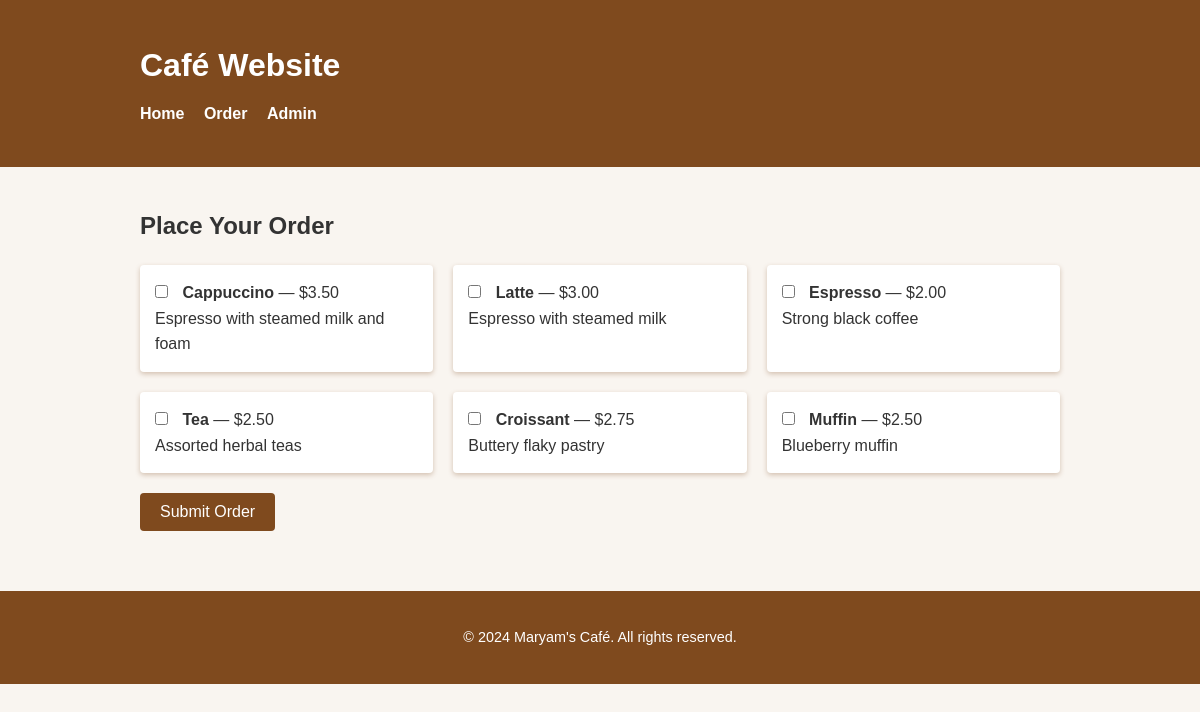
/order, run on the app's committed database.
### tables this page shows
CREATE TABLE menu_items (
            id INTEGER PRIMARY KEY AUTOINCREMENT,
            name TEXT NOT NULL,
            description TEXT,
            price REAL NOT NULL
        );

### app.py (the view, shortened to what this page needs)
@app.route('/order', methods=['GET', 'POST'])
def order():
    conn = get_db_connection()
    menu_items = conn.execute('SELECT * FROM menu_items').fetchall()
    conn.close()
    return render_template('order.html', menu_items=menu_items)

### app.py (called while the page is built)
def get_db_connection():
    conn = sqlite3.connect(DATABASE)
    conn.row_factory = sqlite3.Row
    return conn

### templates/order.html (shortened to what this page needs)
{% extends "base.html" %}
{% block content %}
<h2>Place Your Order</h2>
<form method="POST" action="{{ url_for('order') }}">
    <div class="menu-items">
        {% for item in menu_items %}
        <div class="menu-item">
            <label>
                <input type="checkbox" name="items" value="{{ item['id'] }}" />
                <strong>{{ item['name'] }}</strong> — ${{ "%.2f"|format(item['price']) }}
                <p>{{ item['description'] }}</p>
            </label>
        </div>
        {% endfor %}
    </div>
    <button type="submit" class="order-button">Submit Order</button>
</form>
{% endblock %}

### static/css/styles.css (style rules this page uses)
* { box-sizing: border-box; margin: 0; padding: 0; }
body { font-family: Arial, sans-serif; background-color: #f9f5f0; color: #333; line-height: 1.6; }
.menu-items { display: grid; grid-template-columns: repeat(auto-fill,minmax(250px,1fr)); gap: 20px; }
.menu-item { background-color: #fff; padding: 15px; border-radius: 4px; box-shadow: 0 2px 5px rgba(127, 74, 30, 0.3); }
form { margin-top: 20px; }
.menu-item label { cursor: pointer; }
input[type="checkbox"] { margin-right: 10px; }
.order-button { background-color: #7f4a1e; color: white; padding: 10px 20px; border: none; border-radius: 4px; cursor: pointer; margin-top: 20px; font-size: 1em; }

### data on the page
menu_items: name "Cappuccino", price "3.50", description "Espresso with steamed milk and foam"
menu_items: name "Latte", price "3.00", description "Espresso with steamed milk"
menu_items: name "Espresso", price "2.00", description "Strong black coffee"
menu_items: name "Tea", price "2.50", description "Assorted herbal teas"
menu_items: name "Croissant", price "2.75", description "Buttery flaky pastry"
menu_items: name "Muffin", price "2.50", description "Blueberry muffin"
